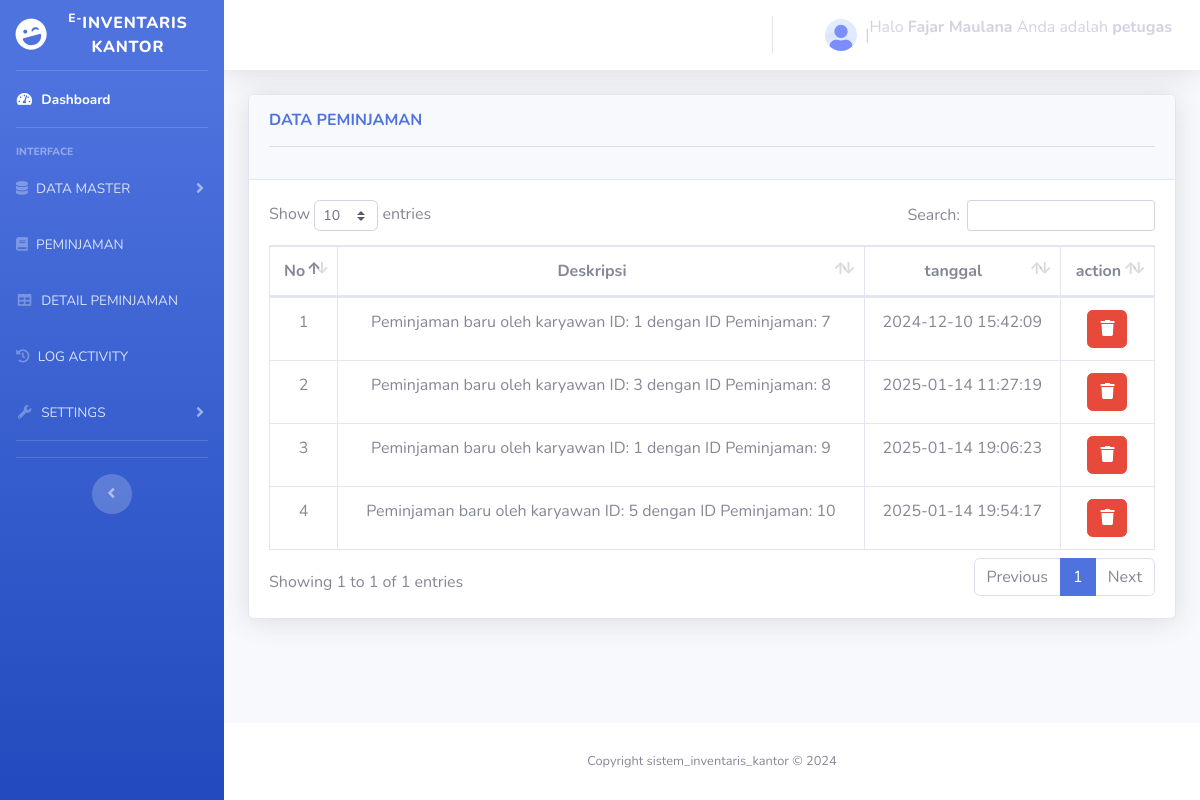
The app's page /log_activity.php (signed in) with its own data.
### tables this page shows
CREATE TABLE `log_aktivitas` (
  `id_aktivitas` int(11) NOT NULL,
  `deskripsi` varchar(255) DEFAULT NULL,
  `tanggal` datetime DEFAULT NULL
);

### log_activity.php (the view)
<?php
include "asset/header.php";
include "asset/sidebar.php";
include "conn.php";
$log = "select * from log_aktivitas";
$result = mysqli_query($conn, $log);
?>
        <div class="container-fluid">
         <div class="card shadow mb-4 relative">
            <div class="card-header py-3">
              <h6 class="m-0 font-weight-bold text-primary">DATA PEMINJAMAN</h6>
              <hr>
            </div>
            <div class="card-body">
              <div class="table-responsive">
                <?php if(mysqli_num_rows($result) > 0) { ?>
                <table class="table table-bordered text-center" id="dataTable" width="100%" cellspacing="0">
                  <thead>
                    <tr>
                      <th>No</th>
                      <th> Deskripsi</th>
                      <th>tanggal </th>
                      <th>action </th>
                    </tr>
                  </thead>
                 <tbody>
                  <?php
                    $no =1;
                  while( $row = mysqli_fetch_assoc($result))
                    {
                  ?>
                     <tr>
                      <td> <?php echo $no;  ?></td>
                      <td> <?php echo $row['deskripsi']; ?></td>
                      <td> <?php echo $row['tanggal']; ?></td>
                      <td>
                      <a href='back_end/log/hapus.php?id="<?php echo  $row['id_aktivitas'];  ?>"' class="btn btn-danger"><i class="fas fa-trash" onclick="return confirm('Apakah Anda yakin ingin hapus data ini?');"></i></a>
                      </td>
                    </tr>
                 </tbody>
                 <?php $no++; } ?>
                </table>
                    <?php
                  }else{
                    echo"tidak ada data ditemukan";
                  }
                  ?>
              </div>
            </div>
          </div>
        </div>
<?php include "asset/footer.php"; ?>

### records on screen
log_aktivitas: deskripsi "Peminjaman baru oleh karyawan ID: 1 dengan ID Peminjaman: 7", tanggal "2024-12-10 15:42:09"
log_aktivitas: deskripsi "Peminjaman baru oleh karyawan ID: 3 dengan ID Peminjaman: 8", tanggal "2025-01-14 11:27:19"
log_aktivitas: deskripsi "Peminjaman baru oleh karyawan ID: 1 dengan ID Peminjaman: 9", tanggal "2025-01-14 19:06:23"
log_aktivitas: deskripsi "Peminjaman baru oleh karyawan ID: 5 dengan ID Peminjaman: 10", tanggal "2025-01-14 19:54:17"

### other values on screen
$_SESSION['username'] "Fajar Maulana"
$_SESSION['level'] "petugas"
